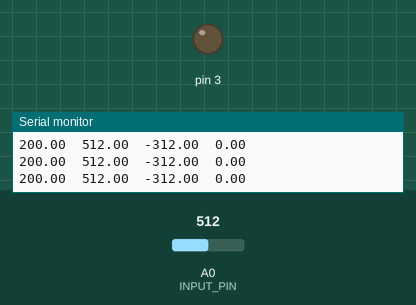
The sketch below on a simulated Arduino Uno, built with avr-gcc and run on an emulated ATmega328P. Parts: output pins drawn as LEDs (lit = HIGH), the last lines printed to the serial monitor. Inputs (shaded band) come from the test bench; at power-on: A0 (INPUT_PIN) = 512.

Above: at 1.2 s.
1.3 s: A0 (INPUT_PIN) set to 0
At 3.47 s:
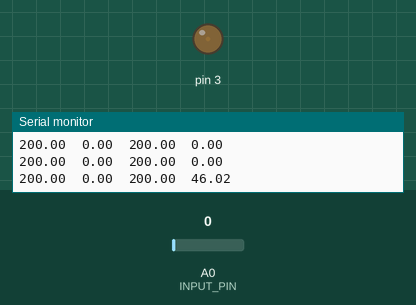
4.3 s: A0 (INPUT_PIN) set to 210
7.3 s: A0 (INPUT_PIN) set to 122
At 21.59 s:
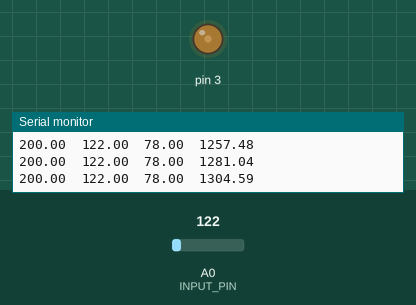
Timing chart, 0 to 23.2 s (numbered marks = the images above; inputs shaded):
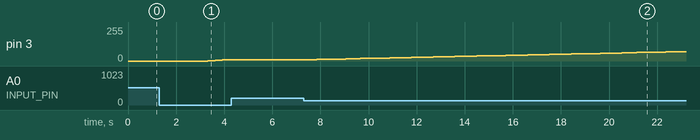

Measured:
- after the input at 1.3 s, pin 3: 0/255 → 2/255 after 2.0 s, → 5/255 0.30 s later, → 8/255 0.30 s later, → 11/255 0.30 s later

The sketch:

thermocouple_pid_control.ino
```cpp
const int INPUT_PIN = A0; // thermocouple reading
const int OUTPUT_PIN = DD3; //voltage to coil heater

double dt, last_time;
double integral, previous_error, prevOutput = 0;
double kp = 0.00, ki = 0.05, kd = 0.0003;
const double setpoint = 200.00; // celcius

double pid(double error) {
  double proportional = error;
  integral += error * dt;
  double derivative = (error - previous_error) / dt;
  previous_error = error;
  double output = (kp * proportional) + (ki * integral) + (kd * derivative);
  return output;
}

void setup() {
  last_time = 0;
  Serial.begin(9600);
  analogWrite(OUTPUT_PIN, 0);
}

void loop() {
  double now = millis();
  dt = (now - last_time) / 1000.0;
  last_time = now;

  double actual = analogRead(INPUT_PIN);
  double error = setpoint - actual;


  double output = pid(error);
  output = constrain(output, 0, 255);
  analogWrite(OUTPUT_PIN, output);

  Serial.print(setpoint);
  Serial.print("\t");
  Serial.print(actual);
  Serial.print("\t");
  Serial.print(error);
  Serial.print("\t");
  Serial.println(output * 20);

  delay(300);
}
```
